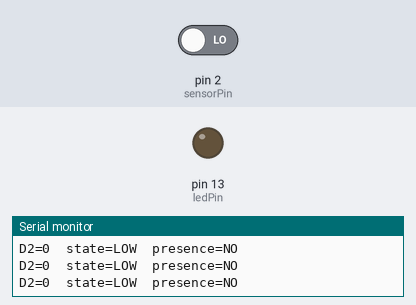
Simulated run of this sketch. Board: Arduino Uno, built with avr-gcc and run on an emulated ATmega328P. Shown: output pins drawn as LEDs (lit = HIGH), the last lines printed to the serial monitor. The test bench sets the inputs (shaded band); at power-on: pin 2 (sensorPin) LOW.

Above: at 1.2 s.
1.3 s: pin 2 (sensorPin) driven HIGH
At 2.2 s:
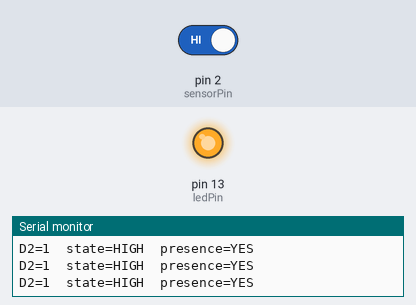
2.8 s: pin 2 (sensorPin) driven LOW
At 3.3 s:
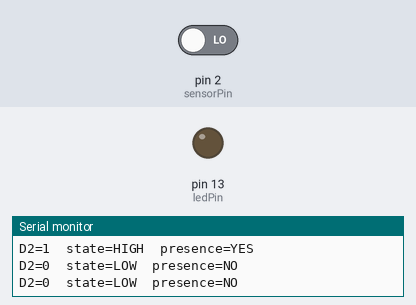
Timing chart, 0 to 5.8 s (numbered marks = the images above; inputs shaded):
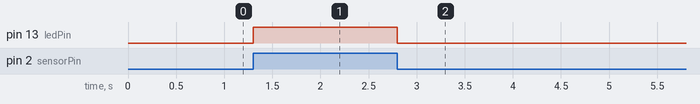

Measured:
- after the input at 1.3 s, pin 13 (ledPin): LOW → HIGH at once
- after the input at 2.8 s, pin 13 (ledPin): HIGH → LOW at once

The sketch:

sensor_serial_read_test.ino
```cpp
/*
  Serial read test for LD2410 OUT -> Arduino D2.

  Wiring:
  LD2410 VCC -> Arduino 5V
  LD2410 GND -> Arduino GND
  LD2410 OUT -> Arduino D2

  Open Serial Monitor at 256000 baud.
  It prints the raw digitalRead(D2) value:
  - 1 / HIGH means Arduino sees presence output HIGH.
  - 0 / LOW means Arduino sees presence output LOW.

  D13 behavior:
  - D13 ON means presence detected.
  - D13 OFF means no presence detected.

  Note:
  This sketch reads the LD2410 OUT pin only. It does not read the LD2410
  TX/RX UART data stream. The 256000 baud here is only for the Arduino
  Serial Monitor output, matching the LD2410 documentation for convenience.
*/

const int sensorPin = 2;
const int ledPin = 13;

const bool USE_INTERNAL_PULLUP = false;
const unsigned long printIntervalMs = 250UL;
const unsigned long serialBaud = 256000UL;

unsigned long lastPrintTime = 0;

void setup() {
  if (USE_INTERNAL_PULLUP) {
    pinMode(sensorPin, INPUT_PULLUP);
  } else {
    pinMode(sensorPin, INPUT);
  }

  pinMode(ledPin, OUTPUT);
  Serial.begin(serialBaud);
  Serial.println("LD2410 OUT serial read test started.");
  Serial.println("Serial Monitor baud: 256000");
  Serial.println("Reading Arduino digital D2...");
}

void loop() {
  int sensorValue = digitalRead(sensorPin);
  bool presenceDetected = sensorValue == HIGH;
  digitalWrite(ledPin, presenceDetected ? HIGH : LOW);

  unsigned long now = millis();
  if (now - lastPrintTime >= printIntervalMs) {
    lastPrintTime = now;

    Serial.print("D2=");
    Serial.print(sensorValue);
    Serial.print("  state=");
    Serial.print(sensorValue == HIGH ? "HIGH" : "LOW");
    Serial.print("  presence=");
    Serial.println(presenceDetected ? "YES" : "NO");
  }
}
```
